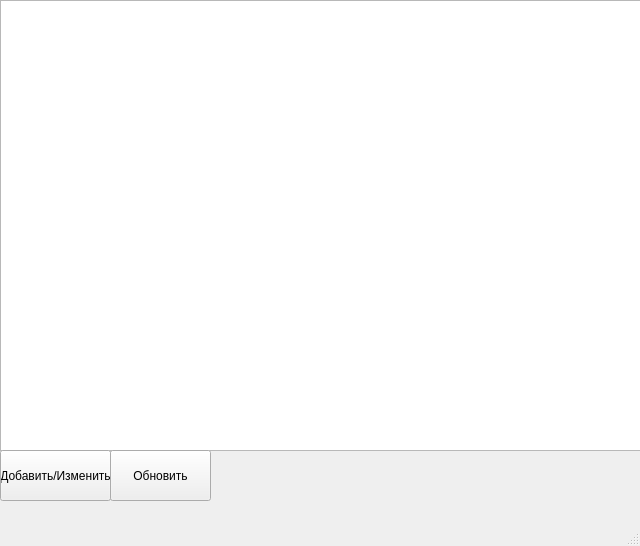
<?xml version="1.0" encoding="UTF-8"?>
<ui version="4.0">
 <class>MainWindow</class>
 <widget class="QMainWindow" name="MainWindow">
  <property name="geometry">
   <rect>
    <x>0</x>
    <y>0</y>
    <width>640</width>
    <height>546</height>
   </rect>
  </property>
  <property name="windowTitle">
   <string>MainWindow</string>
  </property>
  <widget class="QWidget" name="centralwidget">
   <widget class="QTableWidget" name="tableWidget">
    <property name="geometry">
     <rect>
      <x>0</x>
      <y>0</y>
      <width>641</width>
      <height>451</height>
     </rect>
    </property>
   </widget>
   <widget class="QPushButton" name="pushButton">
    <property name="geometry">
     <rect>
      <x>0</x>
      <y>450</y>
      <width>111</width>
      <height>51</height>
     </rect>
    </property>
    <property name="text">
     <string>Добавить/Изменить</string>
    </property>
   </widget>
   <widget class="QPushButton" name="pushButton_3">
    <property name="geometry">
     <rect>
      <x>110</x>
      <y>450</y>
      <width>101</width>
      <height>51</height>
     </rect>
    </property>
    <property name="text">
     <string>Обновить</string>
    </property>
   </widget>
  </widget>
  <widget class="QMenuBar" name="menubar">
   <property name="geometry">
    <rect>
     <x>0</x>
     <y>0</y>
     <width>640</width>
     <height>21</height>
    </rect>
   </property>
  </widget>
  <widget class="QStatusBar" name="statusbar"/>
 </widget>
 <resources/>
 <connections/>
</ui>
